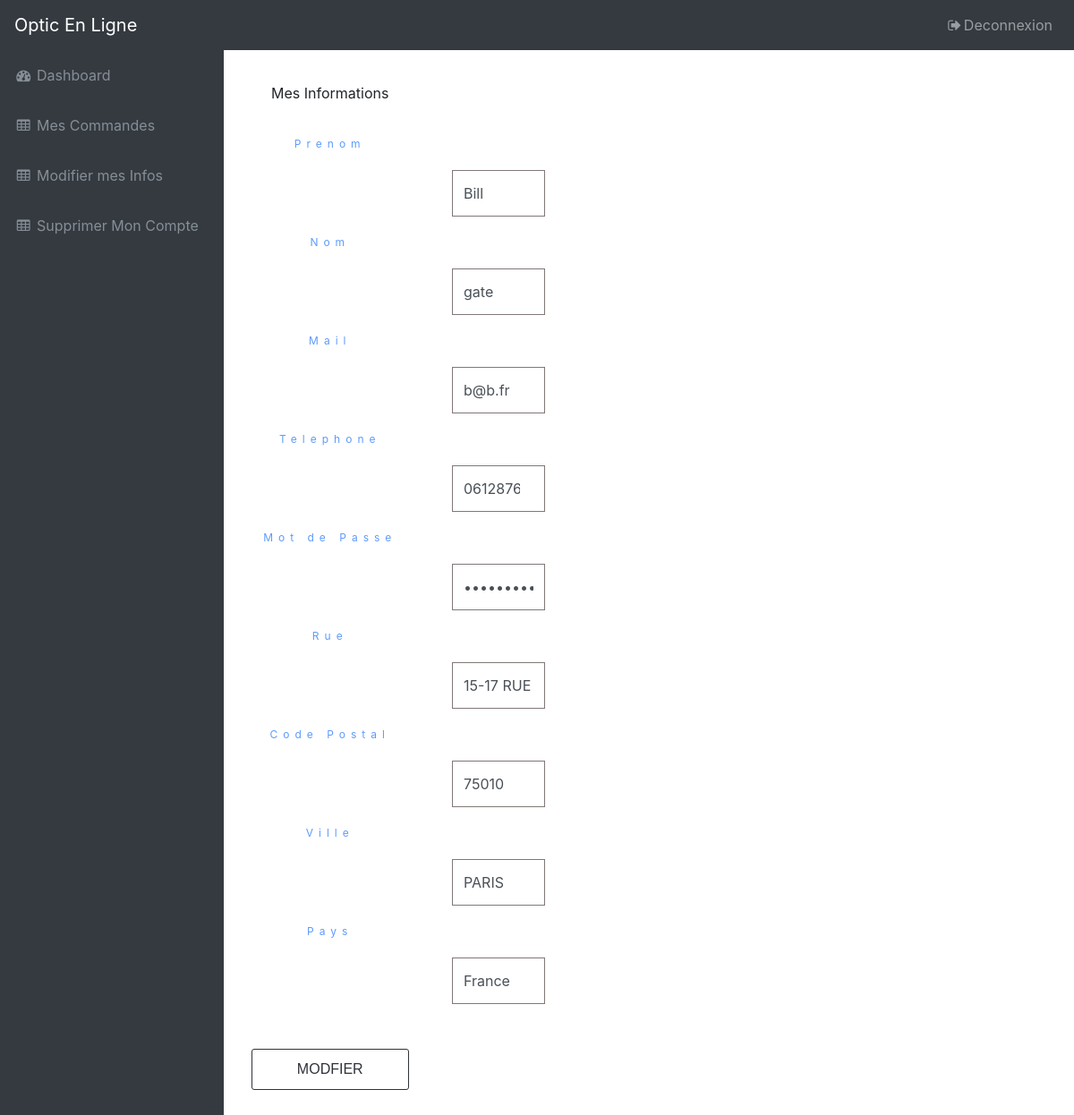
Before: /index.php?p=updateUsers (signed in) with the older database file.
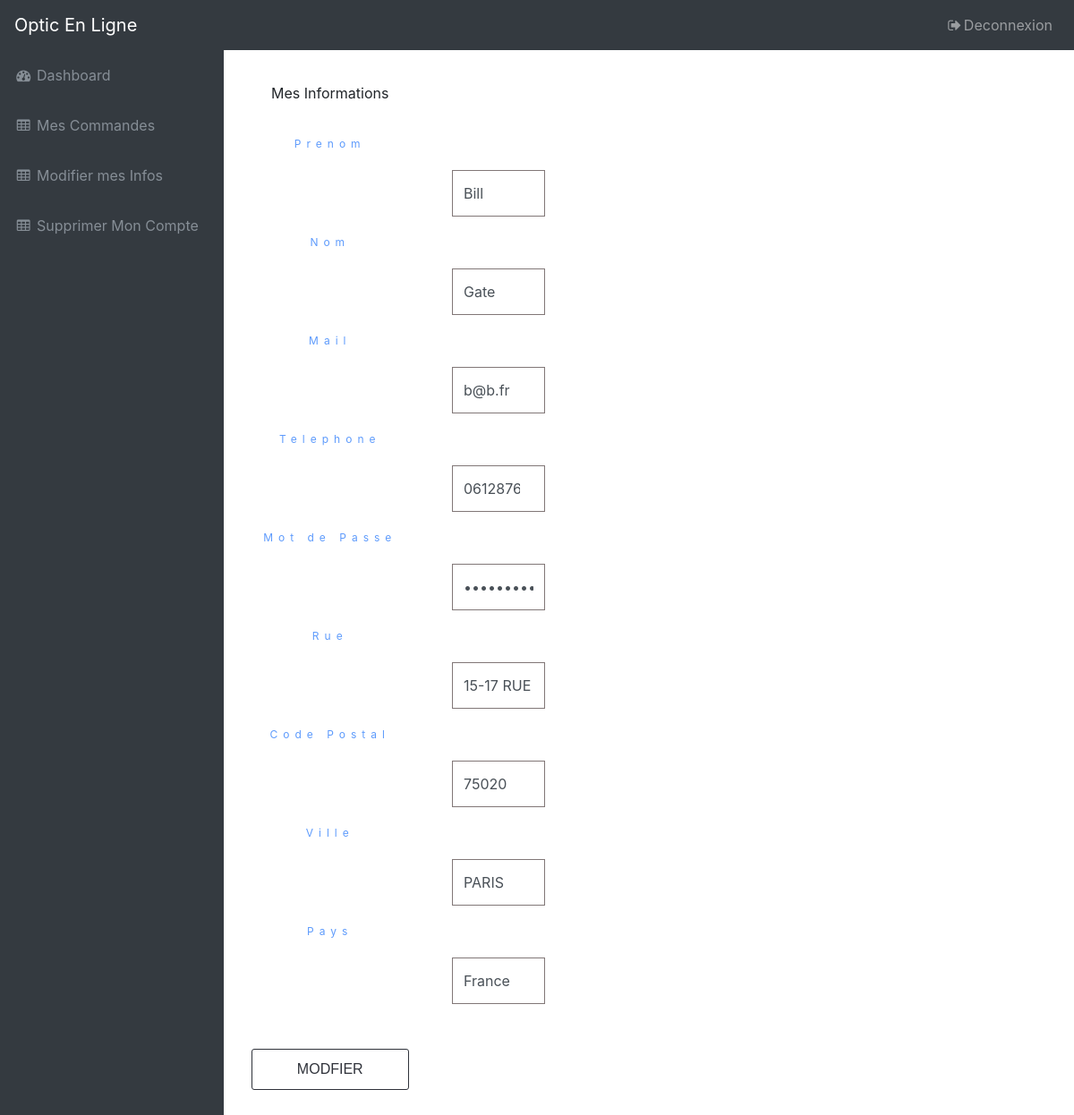
After: the same page with the newer database file.
### tables this page shows
CREATE TABLE `users` (
  `id` int(11) NOT NULL,
  `name` varchar(255) NOT NULL,
  `last_name` varchar(255) NOT NULL,
  `mail` varchar(255) NOT NULL,
  `password` varchar(255) NOT NULL,
  `street` varchar(255) NOT NULL,
  `zip_code` varchar(255) NOT NULL,
  `city` varchar(255) NOT NULL,
  `country` varchar(255) NOT NULL,
  `phone` varchar(255) NOT NULL
);

### Controllers/updateUserController.php (called while the page is built, shortened)
<?php
require_once('Models/UserSQL.php');
$update = new UserSQL();
$updateUsers = $update->recupUser($_SESSION['id']);
require_once ("Views/updateUsers.php");

### Models/UserSQL.php (called while the page is built, shortened)
<?php
class UserSQL
{
    public function recupUser($id=null)
    {
        global $bdd;
        if ($id !== null){
            $recup=$bdd->prepare("SELECT * FROM users where id=:id");
            $cast=intval($id);
            $recup->bindParam(":id", $cast, PDO::PARAM_STR);
            $recup->execute();
            $users=$recup->fetchAll();
            return $users;
        }else{
            $recup=$bdd->prepare("select * from users");
            $recup->execute();
            $recupAll=$recup->fetchAll();
            return $recupAll;
        }
    }
}

### Views/updateUsers.php (the view, shortened to what this page needs)
<?php require_once('Views/LayoutMonCompte.php'); ?>
<body class="fixed-nav sticky-footer bg-dark" id="page-top">
<div class="content-wrapper">
    <div class="container-fluid">
        <div class="row">
            <div class="formuaire col-xl-3 col-sm-6 mb-3">
                <div class="card-body">
                    <p>Mes Informations</p>
                    </div>
                <form id="contact-form" class="form col-xs-4 col-xs-offset-2" method="POST" role="form">
                    <div class="form-group">
                        <label class="form-label" for="name">Prenom</label>
                        <input type="text" class="form-control" id="name" name="name"
                               value="<?= $updateUsers[0]['name'] ?>">
                    </div>
                    <div class="form-group">
                        <label class="form-label" for="marque">Nom</label>
                        <input type="text" class="form-control" value="<?= $updateUsers[0]['last_name'] ?>"
                               placeholder="Nom" name="last_name">
                    </div>
                    <div class="form-group">
                        <label class="form-label" for="price">Mail</label>
                        <input type="email" class="form-control" value="<?= $updateUsers[0]['mail'] ?>"
                               placeholder="Mail" name="mail">
                    </div>
                    <div class="form-group">
                        <label class="form-label" for="size">Telephone</label>
                        <input type="number" value="<?= $updateUsers[0]['phone'] ?>" class="form-control"
                               placeholder="Telephone" name="phone">
                    </div>
                    <div class="form-group">
                        <label class="form-label" for="ref">Mot de Passe</label>
                        <input class="form-control" type="password" value="<?= $updateUsers[0]['password'] ?>"
                               placeholder="Mot de Passe" name="password">
                    </div>
                    <div class="form-group">
                        <label class="form-label" for="ref">Rue</label>
                        <input class="form-control" type="text" value="<?= $updateUsers[0]['street'] ?>"
                               placeholder="Rue" name="street">
                    </div>
                    <div class="form-group">
                        <label class="form-label" for="ref">Code Postal</label>
                        <input class="form-control" type="text" value="<?= $updateUsers[0]['zip_code'] ?>"
                               placeholder="Code postal" name="zip_code">
                    </div>
                    <div class="form-group">
                        <label class="form-label" for="ref">Ville</label>
                        <input class="form-control" type="text" value="<?= $updateUsers[0]['city'] ?>"
                               placeholder="Ville" name="city">
                    </div>
                    <div class="form-group">
                        <label class="form-label" for="ref">Pays</label>
                        <input class="form-control" type="text" value="<?= $updateUsers[0]['country'] ?>"
                               placeholder="Pays" name="country">
                    </div>
                    <div class="text-center">
                        <input type="submit" value="Modfier" class="btn btn-start-order">
                    </div>
                </form>
                            </div>
        </div>
    </div>
</div>
</body>
</html>

Changed rows visible on the page:
changed users "Bill": last_name "gate" → "Gate"; zip_code "75010" → "75020"
